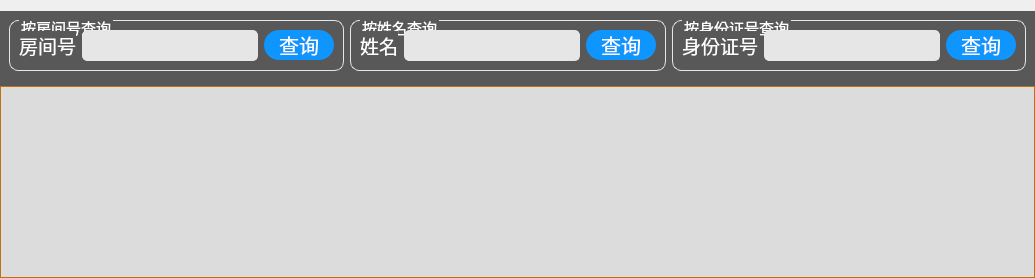
     <widget class="QWidget" name="tab_3">
      <attribute name="title">
       <string>综合查询</string>
      </attribute>
      <layout class="QHBoxLayout" name="horizontalLayout_11">
       <property name="leftMargin">
        <number>0</number>
       </property>
       <property name="rightMargin">
        <number>0</number>
       </property>
       <property name="bottomMargin">
        <number>0</number>
       </property>
       <item>
        <widget class="QWidget" name="widget_18" native="true">
         <property name="styleSheet">
          <string notr="true">QWidget
{	
	background-color: rgb(88, 88, 88);
	color:white
}

QLineEdit
{
	border: 1px solid rgb(230,230,230);
	border-radius: 5px;
	background: rgb(230,230,230);
	selection-background-color: darkgray;
	color:black;
}

QDateEdit
{
	color:black;
	background-color:white
}


QGroupBox
{
	border: 1px solid rgb(230,230,230);
	border-radius: 9px;
}

QGroupBox:title {
    subcontrol-origin: margin;
    left:10px;
	top:-4px;
}




</string>
         </property>
         <layout class="QVBoxLayout" name="verticalLayout_10" stretch="1,5">
          <property name="leftMargin">
           <number>0</number>
          </property>
          <property name="topMargin">
           <number>0</number>
          </property>
          <property name="rightMargin">
           <number>0</number>
          </property>
          <property name="bottomMargin">
           <number>0</number>
          </property>
          <item>
           <widget class="QWidget" name="widget_17" native="true">
            <layout class="QHBoxLayout" name="horizontalLayout_12">
             <property name="leftMargin">
              <number>9</number>
             </property>
             <property name="rightMargin">
              <number>9</number>
             </property>
             <item>
              <widget class="QGroupBox" name="groupBox_5">
               <property name="font">
                <font>
                 <family>微软雅黑</family>
                 <pointsize>11</pointsize>
                </font>
               </property>
               <property name="title">
                <string>按房间号查询</string>
               </property>
               <layout class="QHBoxLayout" name="horizontalLayout_15">
                <item>
                 <widget class="QLabel" name="label_14">
                  <property name="sizePolicy">
                   <sizepolicy hsizetype="Preferred" vsizetype="Fixed">
                    <horstretch>0</horstretch>
                    <verstretch>0</verstretch>
                   </sizepolicy>
                  </property>
                  <property name="font">
                   <font>
                    <family>微软雅黑</family>
                    <pointsize>14</pointsize>
                   </font>
                  </property>
                  <property name="text">
                   <string>房间号</string>
                  </property>
                 </widget>
                </item>
                <item>
                 <widget class="QLineEdit" name="lineEditQueryRoomNumber">
                  <property name="font">
                   <font>
                    <family>微软雅黑</family>
                    <pointsize>14</pointsize>
                   </font>
                  </property>
                 </widget>
                </item>
                <item>
                 <widget class="QPushButton" name="pushButtonRoomNumber">
                  <property name="minimumSize">
                   <size>
                    <width>70</width>
                    <height>0</height>
                   </size>
                  </property>
                  <property name="font">
                   <font>
                    <family>Microsoft Yahei</family>
                    <pointsize>-1</pointsize>
                    <weight>50</weight>
                    <italic>false</italic>
                    <bold>false</bold>
                   </font>
                  </property>
                  <property name="styleSheet">
                   <string notr="true">QPushButton
{
    font-family:Microsoft Yahei;
    font:20px;
    color:white;
    background-color:rgb(14 , 150 , 254);
    border-radius:15px;
    height:30px;
    width:30px;
}

QPushButton:hover
{
    background-color:rgb(44 , 137 , 255);
}

QPushButton:pressed
{
    background-color:rgb(14 , 135 , 228);
    padding-left:3px;
    padding-top:3px;
}
</string>
                  </property>
                  <property name="text">
                   <string>查询</string>
                  </property>
                 </widget>
                </item>
               </layout>
              </widget>
             </item>
             <item>
              <widget class="QGroupBox" name="groupBox_4">
               <property name="font">
                <font>
                 <family>微软雅黑</family>
                 <pointsize>11</pointsize>
                </font>
               </property>
               <property name="title">
                <string>按姓名查询</string>
               </property>
               <layout class="QHBoxLayout" name="horizontalLayout_14">
                <item>
                 <widget class="QLabel" name="label_13">
                  <property name="sizePolicy">
                   <sizepolicy hsizetype="Preferred" vsizetype="Fixed">
                    <horstretch>0</horstretch>
                    <verstretch>0</verstretch>
                   </sizepolicy>
                  </property>
                  <property name="font">
                   <font>
                    <family>微软雅黑</family>
                    <pointsize>14</pointsize>
                   </font>
                  </property>
                  <property name="text">
                   <string>姓名</string>
                  </property>
                 </widget>
                </item>
                <item>
                 <widget class="QLineEdit" name="lineEditQueryName">
                  <property name="font">
                   <font>
                    <family>微软雅黑</family>
                    <pointsize>14</pointsize>
                   </font>
                  </property>
                 </widget>
                </item>
                <item>
                 <widget class="QPushButton" name="pushButtonName">
                  <property name="minimumSize">
                   <size>
                    <width>70</width>
                    <height>0</height>
                   </size>
                  </property>
                  <property name="font">
                   <font>
                    <family>Microsoft Yahei</family>
                    <pointsize>-1</pointsize>
                    <weight>50</weight>
                    <italic>false</italic>
                    <bold>false</bold>
                   </font>
                  </property>
                  <property name="styleSheet">
                   <string notr="true">QPushButton
{
    font-family:Microsoft Yahei;
    font:20px;
    color:white;
    background-color:rgb(14 , 150 , 254);
    border-radius:15px;
    height:30px;
    width:30px;
}

QPushButton:hover
{
    background-color:rgb(44 , 137 , 255);
}

QPushButton:pressed
{
    background-color:rgb(14 , 135 , 228);
    padding-left:3px;
    padding-top:3px;
}
</string>
                  </property>
                  <property name="text">
                   <string>查询</string>
                  </property>
                 </widget>
                </item>
               </layout>
              </widget>
             </item>
             <item>
              <widget class="QGroupBox" name="groupBox_3">
               <property name="font">
                <font>
                 <family>微软雅黑</family>
                 <pointsize>11</pointsize>
                </font>
               </property>
               <property name="title">
                <string>按身份证号查询</string>
               </property>
               <layout class="QHBoxLayout" name="horizontalLayout_13">
                <item>
                 <widget class="QLabel" name="label_12">
                  <property name="sizePolicy">
                   <sizepolicy hsizetype="Preferred" vsizetype="Fixed">
                    <horstretch>0</horstretch>
                    <verstretch>0</verstretch>
                   </sizepolicy>
                  </property>
                  <property name="font">
                   <font>
                    <family>微软雅黑</family>
                    <pointsize>14</pointsize>
                   </font>
                  </property>
                  <property name="text">
                   <string>身份证号</string>
                  </property>
                 </widget>
                </item>
                <item>
                 <widget class="QLineEdit" name="lineEditQueryIdCard">
                  <property name="font">
                   <font>
                    <family>微软雅黑</family>
                    <pointsize>14</pointsize>
                   </font>
                  </property>
                 </widget>
                </item>
                <item>
                 <widget class="QPushButton" name="pushButtonIdCard">
                  <property name="minimumSize">
                   <size>
                    <width>70</width>
                    <height>0</height>
                   </size>
                  </property>
                  <property name="font">
                   <font>
                    <family>Microsoft Yahei</family>
                    <pointsize>-1</pointsize>
                    <weight>50</weight>
                    <italic>false</italic>
                    <bold>false</bold>
                   </font>
                  </property>
                  <property name="styleSheet">
                   <string notr="true">QPushButton
{
    font-family:Microsoft Yahei;
    font:20px;
    color:white;
    background-color:rgb(14 , 150 , 254);
    border-radius:15px;
    height:30px;
    width:30px;
}

QPushButton:hover
{
    background-color:rgb(44 , 137 , 255);
}

QPushButton:pressed
{
    background-color:rgb(14 , 135 , 228);
    padding-left:3px;
    padding-top:3px;
}
</string>
                  </property>
                  <property name="text">
                   <string>查询</string>
                  </property>
                 </widget>
                </item>
               </layout>
              </widget>
             </item>
            </layout>
           </widget>
          </item>
          <item>
           <widget class="QTableView" name="tableView">
            <property name="styleSheet">
             <string notr="true">
QTableView{
    color: rgb(0, 0, 0);
    border: 1px solid #C07010;          /*边框颜色*/
    gridline-color:#C07010;             /*grid线颜色*/
    background-color: rgb(220, 220, 220);
    alternate-background-color: rgb(200, 200, 200); /*行交替颜色*/
    selection-background-color: rgb(130, 190, 100); /*选中行背景颜色*/

}
 
QTableView::item:!alternate:!selected{
    background-color: rgb(220, 220, 220);    /*交替行的另一颜色*/
}

QHeaderView::section{
    background: qlineargradient(spread:pad, x1:0, y1:0, x2:0, y2:1, stop:0 rgba(80, 80, 80, 255), stop:1 rgba(30, 30, 30, 255));
    color: rgb(240, 240, 240);
    padding-left: 4px;
    border: 1px solid #C07010;
    min-height: 30px;
}</string>
            </property>
           </widget>
          </item>
         </layout>
        </widget>
       </item>
      </layout>
     </widget>
